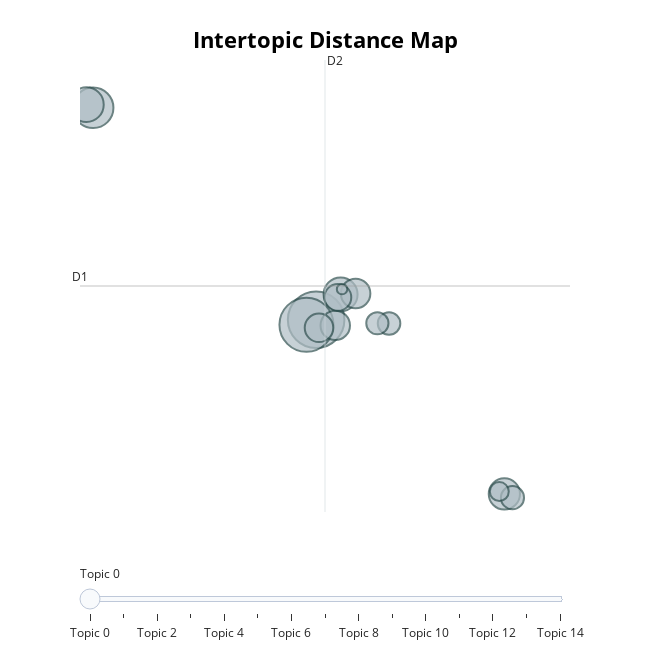

Notebook code cell kept with this figure:
### Code cell
topic_model_kmeans.visualize_barchart(top_n_topics=15)
topic_model_kmeans.visualize_topics()

### Figure 1 — Plotly figure (JSON) as saved in the notebook; plotly's stock layout.template omitted (floating-point values rounded to 4 significant figures)
{"data": [{"customdata": [[0, "ganjar | dukung | mahfud | rakyat | pimpin", 7390], [1, "ganjar | menang | orang | mahfud | dukung", 6753], [2, "03 | pilih | pasang | dukung | calon", 3807], [3, "03 | pasang | suara | calon | menang", 2779], [4, "ganjar | mahfud | kerja | kampanye | jalan", 2667], [5, "presiden | calon | pilih | ganjar | wakil", 2251], [6, "positif | mahfud | ekonomi | prof | ganjar", 2011], [7, "indonesia | ganjar | mahfud | pimpin | maju", 2003], [8, "kayak | ganjar | survei | rumah | fokus", 1887], [9, "program | gratis | internet | ganjar | mikro", 1662], [10, "debat | presiden | calon | 03 | wakil", 1236], [11, "demokrasi | partai | juang | indonesia | jokowi", 1174], [12, "suara | agama | palestina | israel | ganjar", 1138], [13, "politik | polisi | ganjar | mahfud | presiden", 825], [14, "koruptor | nusakambangan | penjara | korupsi | berantas", 252]], "hovertemplate": "<b>Topic %{customdata[0]}</b><br>%{customdata[1]}<br>Size: %{customdata[2]}", "legendgroup": "", "marker": {"color": "#B0BEC5", "line": {"color": "DarkSlateGrey", "width": 2}, "size": [7390, 6753, 3807, 2779, 2667, 2251, 2011, 2003, 1887, 1662, 1236, 1174, 1138, 825, 252], "sizemode": "area", "sizeref": 4.619, "symbol": "circle"}, "mode": "markers", "name": "", "orientation": "v", "showlegend": false, "type": "scatter", "x": [6.61, 6.27, -1.263, -1.501, 7.474, 13.26, 8.004, 7.286, 6.713, 7.378, 13.54, 9.185, 8.773, 13.08, 7.526], "xaxis": "x", "y": [6.236, 5.862, 22.3, 22.53, 8.163, -6.948, 8.23, 5.815, 5.632, 7.934, -7.235, 5.958, 5.975, -6.77, 8.558], "yaxis": "y"}], "layout": {"annotations": [{"showarrow": false, "text": "D1", "x": -1.726, "y": 8.797, "yshift": 10}, {"showarrow": false, "text": "D2", "x": 6.924, "xshift": 10, "y": 25.91}], "height": 650, "hoverlabel": {"bgcolor": "white", "font": {"family": "Rockwell", "size": 16}}, "legend": {"itemsizing": "constant", "tracegroupgap": 0}, "margin": {"t": 60}, "shapes": [{"line": {"color": "#CFD8DC", "width": 2}, "type": "line", "x0": 6.924, "x1": 6.924, "y0": -8.32, "y1": 25.91}, {"line": {"color": "#9E9E9E", "width": 2}, "type": "line", "x0": -1.726, "x1": 15.57, "y0": 8.797, "y1": 8.797}], "sliders": [{"active": 0, "pad": {"t": 50}, "steps": [{"args": [{"marker.color": [["red", "#B0BEC5", "#B0BEC5", "#B0BEC5", "#B0BEC5", "#B0BEC5", "#B0BEC5", "#B0BEC5", "#B0BEC5", "#B0BEC5", "#B0BEC5", "#B0BEC5", "#B0BEC5", "#B0BEC5", "#B0BEC5"]]}], "label": "Topic 0", "method": "update"}, {"args": [{"marker.color": [["#B0BEC5", "red", "#B0BEC5", "#B0BEC5", "#B0BEC5", "#B0BEC5", "#B0BEC5", "#B0BEC5", "#B0BEC5", "#B0BEC5", "#B0BEC5", "#B0BEC5", "#B0BEC5", "#B0BEC5", "#B0BEC5"]]}], "label": "Topic 1", "method": "update"}, {"args": [{"marker.color": [["#B0BEC5", "#B0BEC5", "red", "#B0BEC5", "#B0BEC5", "#B0BEC5", "#B0BEC5", "#B0BEC5", "#B0BEC5", "#B0BEC5", "#B0BEC5", "#B0BEC5", "#B0BEC5", "#B0BEC5", "#B0BEC5"]]}], "label": "Topic 2", "method": "update"}, {"args": [{"marker.color": [["#B0BEC5", "#B0BEC5", "#B0BEC5", "red", "#B0BEC5", "#B0BEC5", "#B0BEC5", "#B0BEC5", "#B0BEC5", "#B0BEC5", "#B0BEC5", "#B0BEC5", "#B0BEC5", "#B0BEC5", "#B0BEC5"]]}], "label": "Topic 3", "method": "update"}, {"args": [{"marker.color": [["#B0BEC5", "#B0BEC5", "#B0BEC5", "#B0BEC5", "red", "#B0BEC5", "#B0BEC5", "#B0BEC5", "#B0BEC5", "#B0BEC5", "#B0BEC5", "#B0BEC5", "#B0BEC5", "#B0BEC5", "#B0BEC5"]]}], "label": "Topic 4", "method": "update"}, {"args": [{"marker.color": [["#B0BEC5", "#B0BEC5", "#B0BEC5", "#B0BEC5", "#B0BEC5", "red", "#B0BEC5", "#B0BEC5", "#B0BEC5", "#B0BEC5", "#B0BEC5", "#B0BEC5", "#B0BEC5", "#B0BEC5", "#B0BEC5"]]}], "label": "Topic 5", "method": "update"}, {"args": [{"marker.color": [["#B0BEC5", "#B0BEC5", "#B0BEC5", "#B0BEC5", "#B0BEC5", "#B0BEC5", "red", "#B0BEC5", "#B0BEC5", "#B0BEC5", "#B0BEC5", "#B0BEC5", "#B0BEC5", "#B0BEC5", "#B0BEC5"]]}], "label": "Topic 6", "method": "update"}, {"args": [{"marker.color": [["#B0BEC5", "#B0BEC5", "#B0BEC5", "#B0BEC5", "#B0BEC5", "#B0BEC5", "#B0BEC5", "red", "#B0BEC5", "#B0BEC5", "#B0BEC5", "#B0BEC5", "#B0BEC5", "#B0BEC5", "#B0BEC5"]]}], "label": "Topic 7", "method": "update"}, {"args": [{"marker.color": [["#B0BEC5", "#B0BEC5", "#B0BEC5", "#B0BEC5", "#B0BEC5", "#B0BEC5", "#B0BEC5", "#B0BEC5", "red", "#B0BEC5", "#B0BEC5", "#B0BEC5", "#B0BEC5", "#B0BEC5", "#B0BEC5"]]}], "label": "Topic 8", "method": "update"}, {"args": [{"marker.color": [["#B0BEC5", "#B0BEC5", "#B0BEC5", "#B0BEC5", "#B0BEC5", "#B0BEC5", "#B0BEC5", "#B0BEC5", "#B0BEC5", "red", "#B0BEC5", "#B0BEC5", "#B0BEC5", "#B0BEC5", "#B0BEC5"]]}], "label": "Topic 9", "method": "update"}, {"args": [{"marker.color": [["#B0BEC5", "#B0BEC5", "#B0BEC5", "#B0BEC5", "#B0BEC5", "#B0BEC5", "#B0BEC5", "#B0BEC5", "#B0BEC5", "#B0BEC5", "red", "#B0BEC5", "#B0BEC5", "#B0BEC5", "#B0BEC5"]]}], "label": "Topic 10", "method": "update"}, {"args": [{"marker.color": [["#B0BEC5", "#B0BEC5", "#B0BEC5", "#B0BEC5", "#B0BEC5", "#B0BEC5", "#B0BEC5", "#B0BEC5", "#B0BEC5", "#B0BEC5", "#B0BEC5", "red", "#B0BEC5", "#B0BEC5", "#B0BEC5"]]}], "label": "Topic 11", "method": "update"}, {"args": [{"marker.color": [["#B0BEC5", "#B0BEC5", "#B0BEC5", "#B0BEC5", "#B0BEC5", "#B0BEC5", "#B0BEC5", "#B0BEC5", "#B0BEC5", "#B0BEC5", "#B0BEC5", "#B0BEC5", "red", "#B0BEC5", "#B0BEC5"]]}], "label": "Topic 12", "method": "update"}, {"args": [{"marker.color": [["#B0BEC5", "#B0BEC5", "#B0BEC5", "#B0BEC5", "#B0BEC5", "#B0BEC5", "#B0BEC5", "#B0BEC5", "#B0BEC5", "#B0BEC5", "#B0BEC5", "#B0BEC5", "#B0BEC5", "red", "#B0BEC5"]]}], "label": "Topic 13", "method": "update"}, {"args": [{"marker.color": [["#B0BEC5", "#B0BEC5", "#B0BEC5", "#B0BEC5", "#B0BEC5", "#B0BEC5", "#B0BEC5", "#B0BEC5", "#B0BEC5", "#B0BEC5", "#B0BEC5", "#B0BEC5", "#B0BEC5", "#B0BEC5", "red"]]}], "label": "Topic 14", "method": "update"}]}], "title": {"font": {"color": "Black", "size": 22}, "text": "<b>Intertopic Distance Map</b>", "x": 0.5, "xanchor": "center", "y": 0.95, "yanchor": "top"}, "width": 650, "xaxis": {"anchor": "y", "domain": [0, 1], "range": [-1.726, 15.57], "title": {"text": ""}, "visible": false}, "yaxis": {"anchor": "x", "domain": [0, 1], "range": [-8.32, 25.91], "title": {"text": ""}, "visible": false}}}
